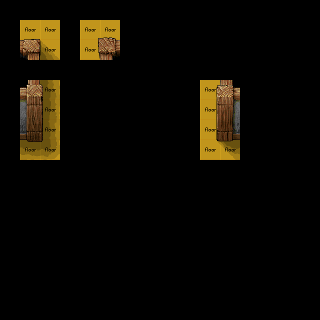

A 2D game scene composited from a Tiled map and its tileset images. What follows is a short description and the map's XML, with each tile layer's data collapsed to a summary:
An orthogonal 16x16 tile map with 20x20 px tiles, 5 tile layers (ruleRegions, ruleSet, rule_floor, rule_shadow, ...), 4 tilesets.

<map version="1.0" orientation="orthogonal" width="16" height="16" tilewidth="20" tileheight="20">
 <properties>
  <property name="AutomappingRadius" value="4" />
 </properties>
 <tileset firstgid="1" name="VILINT" tilewidth="20" tileheight="20">
  <image source="../../images/VILINT.png" width="320" height="240" />
 </tileset>
 <tileset firstgid="193" name="VILFLR" tilewidth="20" tileheight="20">
  <image source="../../images/VILFLR.png" width="320" height="240" />
 </tileset>
 <tileset firstgid="385" name="VILSHD" tilewidth="20" tileheight="20">
  <image source="../../images/VILSHD.png" trans="ff00ff" width="320" height="240" />
 </tileset>
 <tileset firstgid="577" name="rules" tilewidth="20" tileheight="20">
  <image source="../../images/set_rules.png" width="60" height="60" />
 </tileset>
 <layer name="ruleRegions" width="16" height="16">
  <data>[256 cells, 24 non-empty, 1 distinct tile ids]</data>
 </layer>
 <layer name="ruleSet" width="16" height="16">
  <data>[256 cells, 24 non-empty, 2 distinct tile ids]</data>
 </layer>
 <layer name="rule_floor" width="16" height="16">
  <data>[256 cells, 0 non-empty, 0 distinct tile ids]</data>
 </layer>
 <layer name="rule_shadow" width="16" height="16" opacity="0.46">
  <data>[256 cells, 8 non-empty, 8 distinct tile ids]</data>
 </layer>
 <layer name="rule_wall" width="16" height="16">
  <data>[256 cells, 24 non-empty, 24 distinct tile ids]</data>
 </layer>
</map>